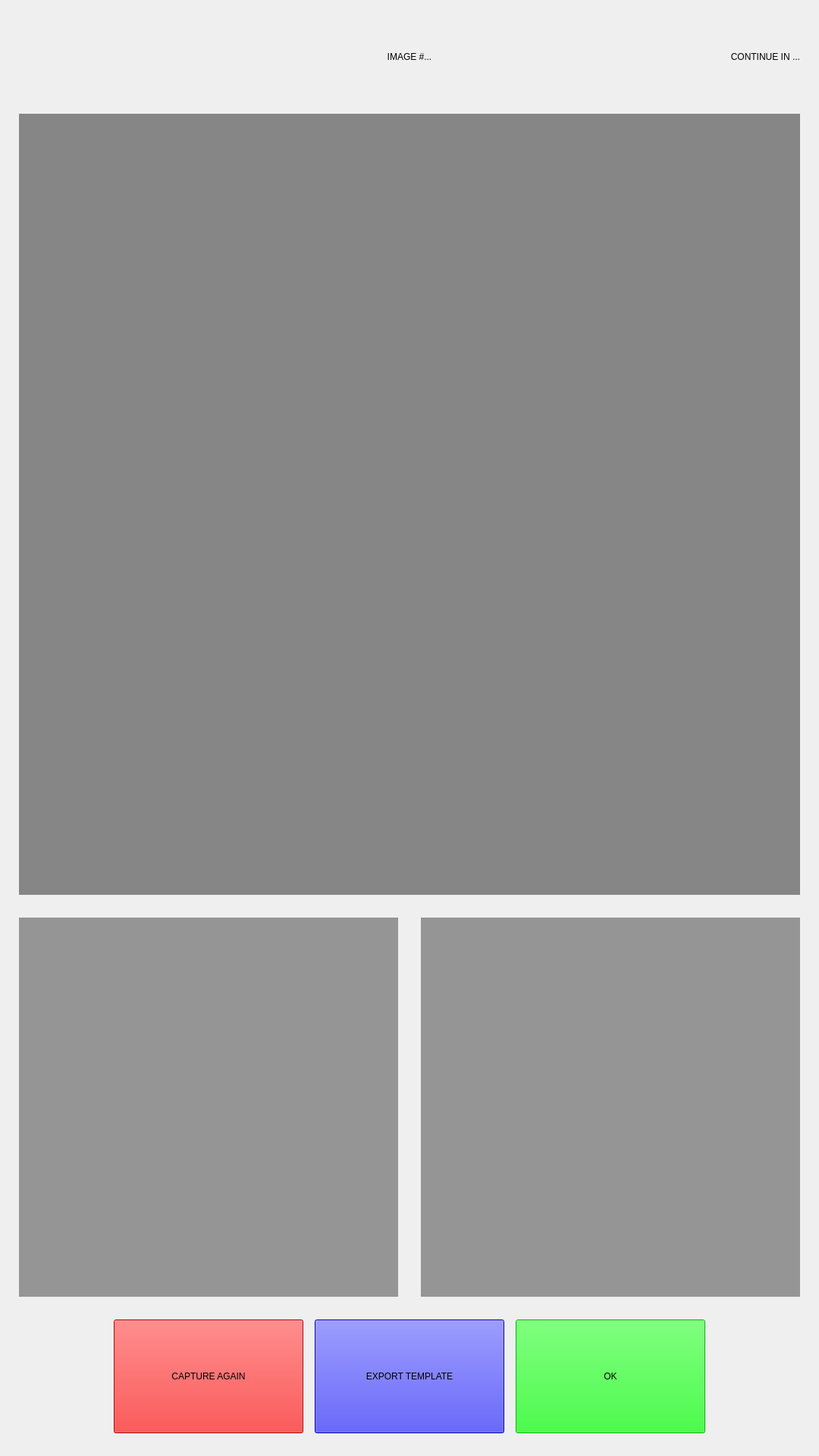
<?xml version="1.0" encoding="UTF-8"?>
<ui version="4.0">
 <class>Template_Image_Preview_View</class>
 <widget class="QWidget" name="Template_Image_Preview_View">
  <property name="geometry">
   <rect>
    <x>0</x>
    <y>0</y>
    <width>1080</width>
    <height>1920</height>
   </rect>
  </property>
  <property name="minimumSize">
   <size>
    <width>1080</width>
    <height>1920</height>
   </size>
  </property>
  <property name="windowTitle">
   <string>Form</string>
  </property>
  <widget class="QLabel" name="preview_template_label">
   <property name="geometry">
    <rect>
     <x>25</x>
     <y>150</y>
     <width>1030</width>
     <height>1030</height>
    </rect>
   </property>
   <property name="styleSheet">
    <string notr="true">background-color: rgb(134, 134, 134);</string>
   </property>
   <property name="text">
    <string/>
   </property>
  </widget>
  <widget class="QLabel" name="raw_image_label">
   <property name="geometry">
    <rect>
     <x>25</x>
     <y>1210</y>
     <width>500</width>
     <height>500</height>
    </rect>
   </property>
   <property name="styleSheet">
    <string notr="true">background-color: rgb(149, 149, 149);</string>
   </property>
   <property name="text">
    <string/>
   </property>
  </widget>
  <widget class="QLabel" name="image_with_background_label">
   <property name="geometry">
    <rect>
     <x>555</x>
     <y>1210</y>
     <width>500</width>
     <height>500</height>
    </rect>
   </property>
   <property name="styleSheet">
    <string notr="true">background-color: rgb(149, 149, 149);</string>
   </property>
   <property name="text">
    <string/>
   </property>
  </widget>
  <widget class="QPushButton" name="restart_capture_button">
   <property name="geometry">
    <rect>
     <x>150</x>
     <y>1740</y>
     <width>250</width>
     <height>150</height>
    </rect>
   </property>
   <property name="styleSheet">
    <string notr="true">background-color: rgb(255, 0, 0);</string>
   </property>
   <property name="text">
    <string>CAPTURE AGAIN</string>
   </property>
   <property name="icon">
    <iconset resource="UI_ViewResource.qrc">
     <normaloff>:/View/Icon/restart_icon.png</normaloff>:/View/Icon/restart_icon.png</iconset>
   </property>
   <property name="iconSize">
    <size>
     <width>50</width>
     <height>50</height>
    </size>
   </property>
  </widget>
  <widget class="QPushButton" name="confirm_capture_button">
   <property name="geometry">
    <rect>
     <x>680</x>
     <y>1740</y>
     <width>250</width>
     <height>150</height>
    </rect>
   </property>
   <property name="styleSheet">
    <string notr="true">background-color: rgb(0, 255, 0);</string>
   </property>
   <property name="text">
    <string>OK</string>
   </property>
   <property name="icon">
    <iconset resource="UI_ViewResource.qrc">
     <normaloff>:/View/Icon/check_icon.png</normaloff>:/View/Icon/check_icon.png</iconset>
   </property>
   <property name="iconSize">
    <size>
     <width>50</width>
     <height>50</height>
    </size>
   </property>
  </widget>
  <widget class="QPushButton" name="export_template_button">
   <property name="geometry">
    <rect>
     <x>415</x>
     <y>1740</y>
     <width>250</width>
     <height>150</height>
    </rect>
   </property>
   <property name="styleSheet">
    <string notr="true">background-color: rgb(0, 0, 255);</string>
   </property>
   <property name="text">
    <string>EXPORT TEMPLATE</string>
   </property>
   <property name="icon">
    <iconset resource="UI_ViewResource.qrc">
     <normaloff>:/View/Icon/export_template_icon.png</normaloff>:/View/Icon/export_template_icon.png</iconset>
   </property>
   <property name="iconSize">
    <size>
     <width>50</width>
     <height>50</height>
    </size>
   </property>
  </widget>
  <widget class="QLabel" name="image_info_label">
   <property name="geometry">
    <rect>
     <x>25</x>
     <y>25</y>
     <width>1030</width>
     <height>100</height>
    </rect>
   </property>
   <property name="text">
    <string>IMAGE #...</string>
   </property>
   <property name="alignment">
    <set>Qt::AlignmentFlag::AlignCenter</set>
   </property>
  </widget>
  <widget class="QLabel" name="preview_countdown_label">
   <property name="geometry">
    <rect>
     <x>855</x>
     <y>25</y>
     <width>200</width>
     <height>100</height>
    </rect>
   </property>
   <property name="text">
    <string>CONTINUE IN ...</string>
   </property>
   <property name="alignment">
    <set>Qt::AlignmentFlag::AlignRight|Qt::AlignmentFlag::AlignTrailing|Qt::AlignmentFlag::AlignVCenter</set>
   </property>
  </widget>
 </widget>
 <resources>
  <include location="UI_ViewResource.qrc"/>
 </resources>
 <connections/>
</ui>
